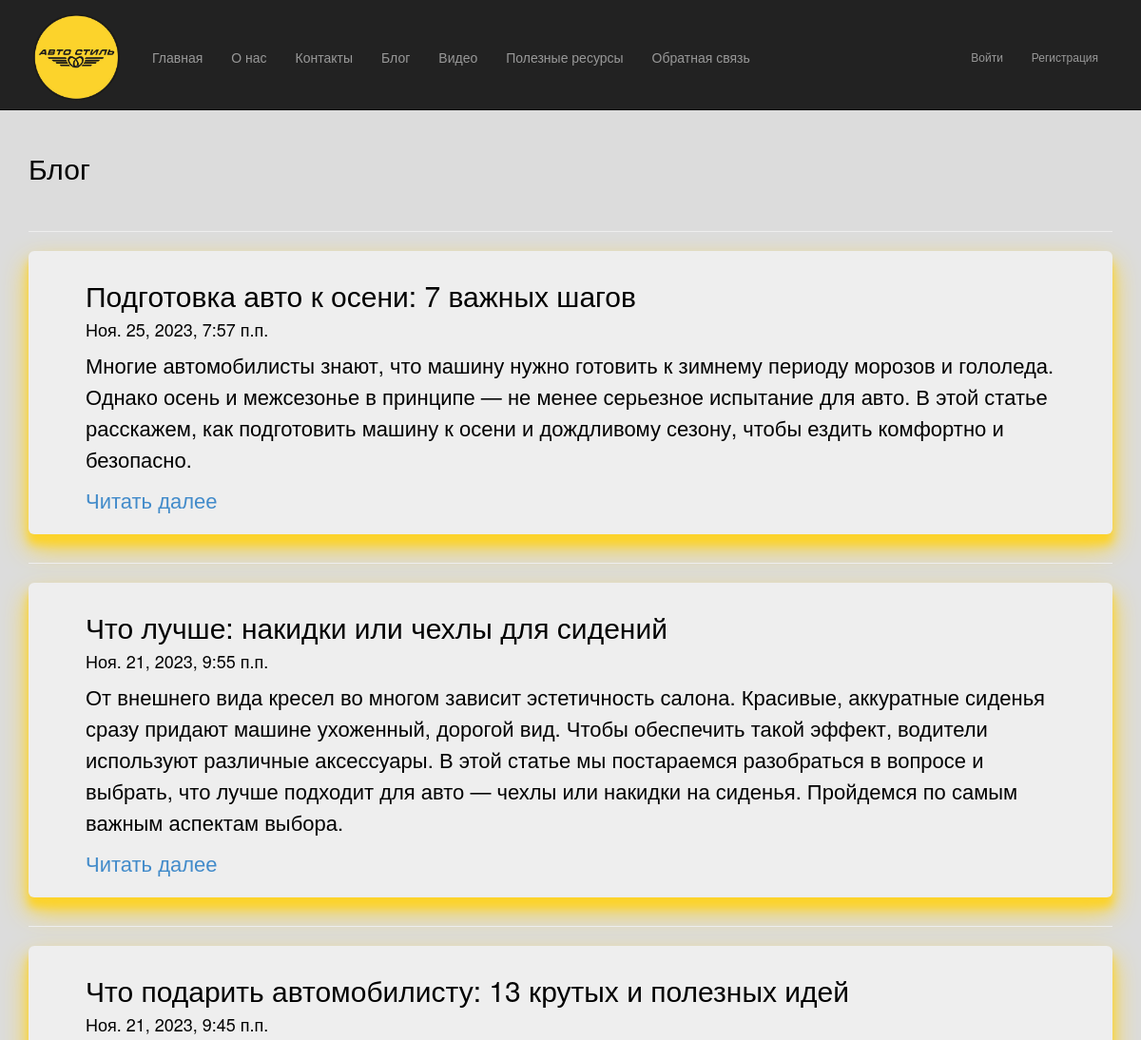
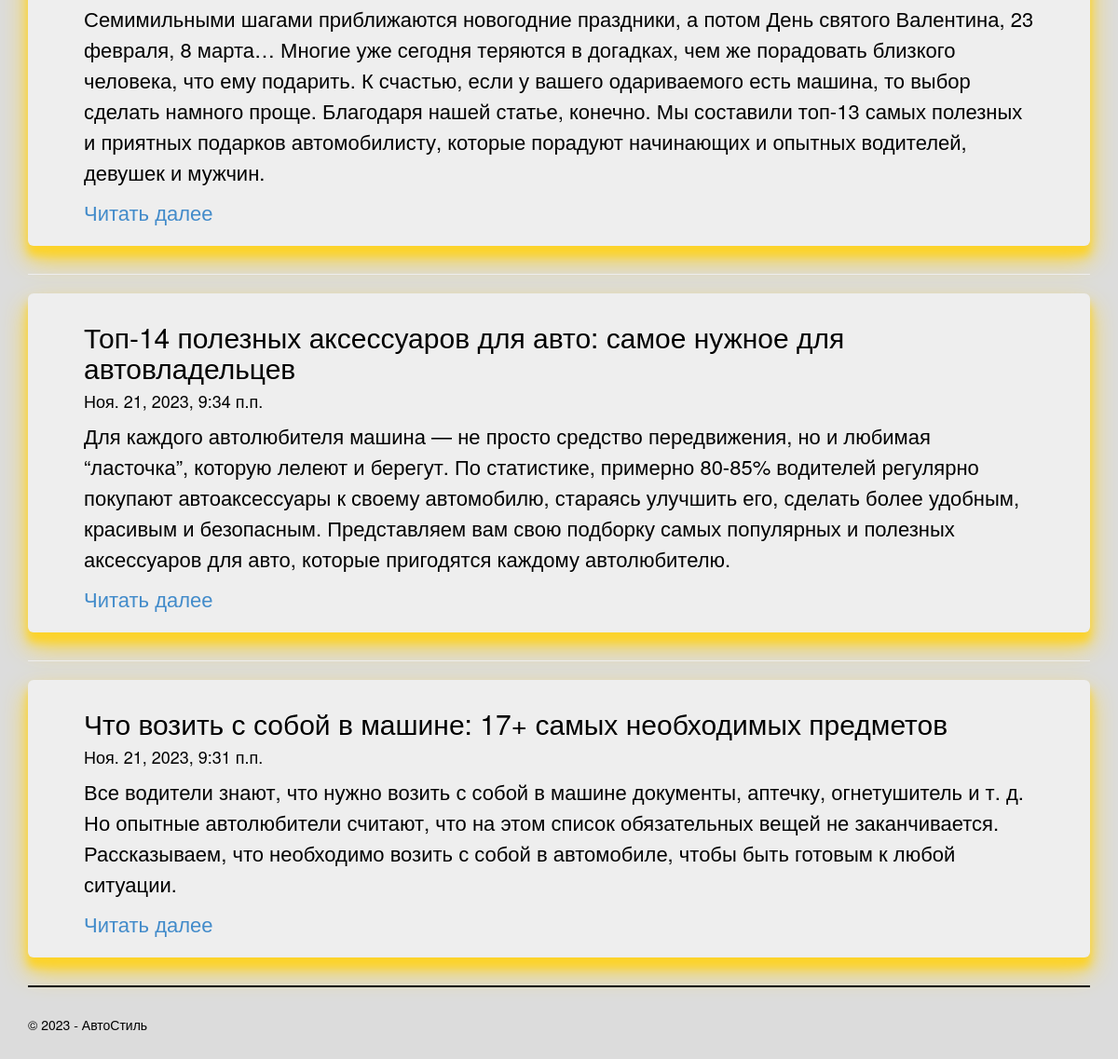
Screenshot of /blog/ with the database file from the repository (2 pictures, top to bottom).
### app/models.py (models this page shows, shortened)
class Blog(models.Model):
    author = models.ForeignKey(User, null=True, blank=True, on_delete = models.SET_NULL, verbose_name = "Автор")
    title = models.CharField(max_length = 100, unique_for_date = "posted", verbose_name= "Заголовок")
    description = models.TextField(verbose_name = "Краткое содержание")
    content = models.TextField(verbose_name = "Полное содержание")
    posted = models.DateTimeField(default = datetime.now(), db_index = True, verbose_name = "Опубликована")
    image = models.FileField(default = 'temp.jpg', verbose_name="Путь к картинке")
    class Meta:
        db_table = "Posts"                      # Имя таблицы для модели
        ordering = ["-posted"]                  # Порядок сортировки данных в модели ( "-" означает убывание)
        verbose_name = "статья блога"           # Имя, под которым модель будет отображаться административном разделе (для одной статьи блога)
        verbose_name_plural = "статьи блога"    # Тоже для всех статей блога

### app/views.py (the view)
# urls.py: path('blog/', views.blog, name='blog'),
def blog(request):
    assert isinstance(request, HttpRequest)
    posts = Blog.objects.all() # запрос на выбор всех статей блога из модели
    return render(
        request,
        'app/blog.html',
        {
            'title':'Блог',
            'posts': posts, # передача списка статей в шаблон веб-страницы
            'year':datetime.now().year,
        }
    )

### app/templates/app/blog.html
{% extends "app/layout.html" %}
{% block content %}
<h2>{{ title }}</h2>
<br />
{% for post in posts %}
<hr />
<div class="jumbotron">
    <h2> {{post.title}} </h2>
    <h4> {{post.posted}} </h4>
    <p> {{post.description}} </p>
    <p><a href="{% url 'blogpost' parametr=post.id %}"> Читать далее </a> </p>
</div>
{% endfor %}
{% endblock %}

### app/templates/app/layout.html (shortened to what this page needs)
﻿<!DOCTYPE html>
<html>
<head>
    {% load static %}
    <link rel="stylesheet" type="text/css" href="{% static 'app/content/bootstrap.min.css' %}" />
    <link rel="stylesheet" type="text/css" href="{% static 'app/content/site.css' %}" />
</head>
<body>
    <div class="navbar navbar-inverse navbar-fixed-top">
        <div class="container">
            <div class="navbar-header">
                <a href="/" class="navbar-brand"> <img src="{% static 'app/content/logo.png' %}" alt="logo" width="100" /> </a>
            </div>
            <div class="navbar-collapse collapse">
                <ul class="nav navbar-nav">
                    <li><a href="{% url 'home' %}">Главная</a></li>
                    <li><a href="{% url 'about' %}">О нас</a></li>
                    <li><a href="{% url 'contact' %}">Контакты</a></li>
                    <li><a href="{% url 'blog' %}">Блог</a></li>
                    <li><a href="{% url 'videopost' %}">Видео</a></li>
                    <li><a href="{% url 'links' %}">Полезные ресурсы</a></li>
                    <li><a href="{% url 'feedback' %}">Обратная связь</a></li>
                </ul>
                {% include 'app/loginpartial.html' %}
            </div>
        </div>
    </div>
    <div class="container body-content">
{% block content %}{% endblock %}
        <hr class="hrline">
        <footer>
            <p>&copy; {{ year }} - АвтоСтиль</p>
        </footer>
    </div>
</body>
</html>

### app/templates/app/loginpartial.html
﻿{% if user.is_authenticated %}
<form id="logoutForm" action="/logout/" method="post" class="navbar-right">
    {% csrf_token %}
    <ul class="nav navbar-nav navbar-right">
        <li><span class="navbar-brand">{{ user.username }}</span></li>
        <li><a href="javascript:document.getElementById('logoutForm').submit()">Выйти</a></li>
    </ul>
</form>
{% else %}
<ul class="nav navbar-nav navbar-right">
    <li><a href="{% url 'login' %}">Войти</a></li>
    {% if not user.is_authenticated %}
    <li><a href="{% url 'registration' %}">Регистрация</a></li>
    {% endif %}
</ul>
{% endif %}

### app/static/app/content/site.css (style rules this page uses)
body { padding-top: 120px; padding-bottom: 20px; background-color: gainsboro; }
.body-content { padding-left: 15px; padding-right: 15px; color: #000000; font-family: "Helvetica Neue", Helvetica, Arial, sans-serif; }
.hrline { margin-top: 30px; margin-bottom: 30px; border: none; border-top: 2px solid rgb(0,0,0); }
.navbar-nav { margin-top: 35px; font-size: 14px; }
.navbar-brand { padding-bottom:0; }
.navbar-right, .navbar-right .navbar-brand { font-size: 12px; }
.jumbotron { padding: 10px; box-shadow: 0 14px 28px #FCD32B, 0 10px 10px #FCD32B; }
.jumbotron p { font-size: 22px; line-height: 150%; }
body { overflow-y: scroll; }

### rows the page displays
Blog: title "Подготовка авто к осени: 7 важных шагов", posted "Ноя. 25, 2023, 7:57 п.п.", description "Многие автомобилисты знают, что машину нужно готовить к зимнему периоду морозов и гололеда. Однако осень и межсезонье в принципе — не менее серьезное испытание для авто. В этой статье расскажем, как подготовить машину к осени и дождливому сезону, чтобы ездить комфортно и безопасно."
Blog: title "Что лучше: накидки или чехлы для сидений", posted "Ноя. 21, 2023, 9:55 п.п.", description "От внешнего вида кресел во многом зависит эстетичность салона. Красивые, аккуратные сиденья сразу придают машине ухоженный, дорогой вид. Чтобы обеспечить такой эффект, водители используют различные аксессуары. В этой статье мы постараемся разобраться в вопросе и выбрать, что лучше подходит для авто — чехлы или накидки на сиденья. Пройдемся по самым важным аспектам выбора."
Blog: title "Что подарить автомобилисту: 13 крутых и полезных идей", posted "Ноя. 21, 2023, 9:45 п.п.", description "Семимильными шагами приближаются новогодние праздники, а потом День святого Валентина, 23 февраля, 8 марта… Многие уже сегодня теряются в догадках, чем же порадовать близкого человека, что ему подарить. К счастью, если у вашего одариваемого есть машина, то выбор сделать намного проще. Благодаря нашей статье, конечно. Мы составили топ-13 самых полезных и приятных подарков автомобилисту, которые порадуют начинающих и опытных водителей, девушек и мужчин."
Blog: title "Топ-14 полезных аксессуаров для авто: самое нужное для автовладельцев", posted "Ноя. 21, 2023, 9:34 п.п.", description "Для каждого автолюбителя машина — не просто средство передвижения, но и любимая “ласточка”, которую лелеют и берегут. По статистике, примерно 80-85% водителей регулярно покупают автоаксессуары к своему автомобилю, стараясь улучшить его, сделать более удобным, красивым и безопасным. Представляем вам свою подборку самых популярных и полезных аксессуаров для авто, которые пригодятся каждому автолюбителю."
Blog: title "Что возить с собой в машине: 17+ самых необходимых предметов", posted "Ноя. 21, 2023, 9:31 п.п.", description "Все водители знают, что нужно возить с собой в машине документы, аптечку, огнетушитель и т. д. Но опытные автолюбители считают, что на этом список обязательных вещей не заканчивается. Рассказываем, что необходимо возить с собой в автомобиле, чтобы быть готовым к любой ситуации."

### other values shown
{{ title }} "Блог"
